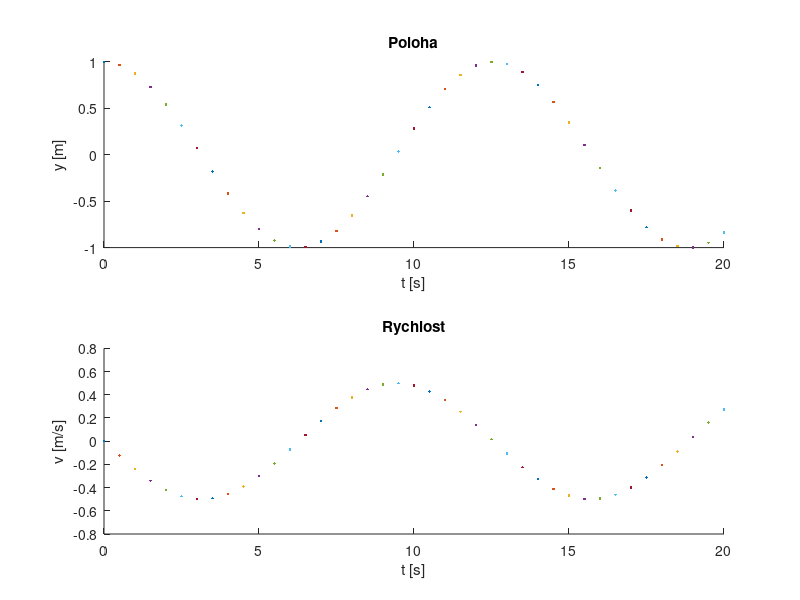

This chart was generated by the following MATLAB code:
function RungeKutta

%demonstrace metody Runge-Kuta ctvrteho radu pro reseni obycejnych diferencialnich rovnic
%
%budeme resit harmonicky oscilator, tedy rovnici y''+omega^2*y=0
%napred musime rovnici druheho radu prevest na soustavu rovnic prvniho radu
%takto
%y'=z
%z'=-omega^2*y
%to jeste prepiseme jako ze u'=f(t,u), tedy u=[y,z]
%a dale budeme chtit pocatecni stav takovy, ze rychlost na pocatku je v0=0 a
%vychylka y0 je nenulova

v0=0; % rychlost je nula, tedy y'(0)=v(0)=v0=z1(0)=0
y0=1; % vychylka na pocatku je nenulova
T=20; % budeme integrovat 20 sekund
h=0.5; % pouzijeme krok h, vsimnete si ze je relativne veliky v porovnani s Eulerovou metodou
omega=0.5; % nastavime uhlovou rychlost

u=[y0,v0]; % nastavime na zacatek promennou u

f=inline(sprintf('[u(2),-%g^2*u(1)]',omega),'t','u'); % definice funkce f, plati ze u'=f(t,u)

pocetKroku=T/h; % celkovy pocet kroku
for i=0:pocetKroku
   
   t=i/pocetKroku*T; % spocteme cas odpovidajici kroku
   
   subplot(211);
   hold on;% nastavime grafy aby se nemazali, ale aby se jen pridavali objekty do existujicich grafu
   plot(t,u(1),'.'); % zobrazime aktualni polohu
   hold off;
   subplot(212);
   hold on;
   plot(t,u(2),'.'); % zobrazime aktualni rychlost
   hold off;
   
   % zacina vlastni krok runge-kuta
   k1 = f(t,u);
   k2 = f(t+h/2, u+h/2*k1);
   k3 = f(t+h/2, u+h/2*k2);
   k4 = f(t+h, u+h*k3);
   u=u+h/6*(k1+2*k2+2*k3+k4);
   
end;

subplot(211);
title('Poloha');
xlabel('t [s]');
ylabel('y [m]');

subplot(212);
title('Rychlost');
xlabel('t [s]');
ylabel('v [m/s]');

end
